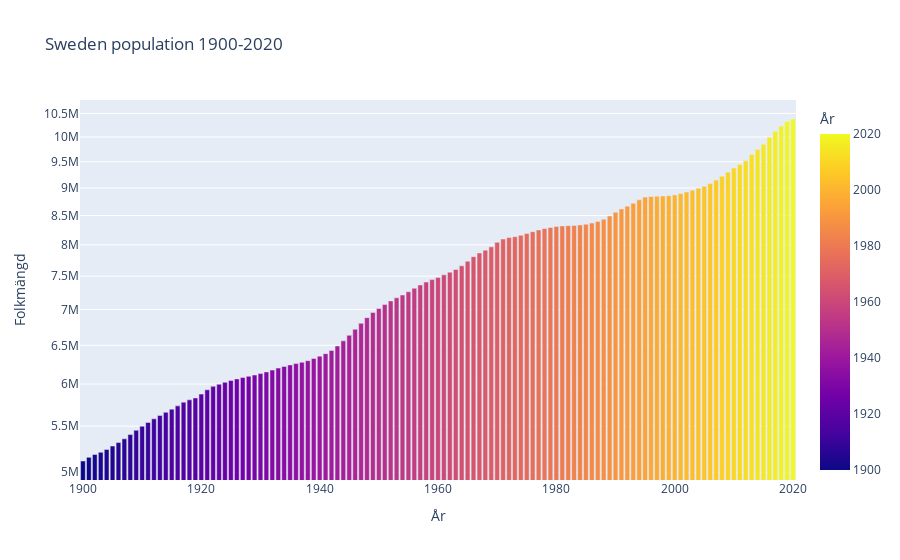

The notebook cell this image was saved under:
### Markdown cell above
# Bar Chart

### Code cell
import matplotlib.pyplot as plt
import plotly_express as px 

fig=px.bar(from1900 ,x="År",y="Folkmängd",title="Sweden population 1900-2020",log_y=True,color="År")
fig.show()
